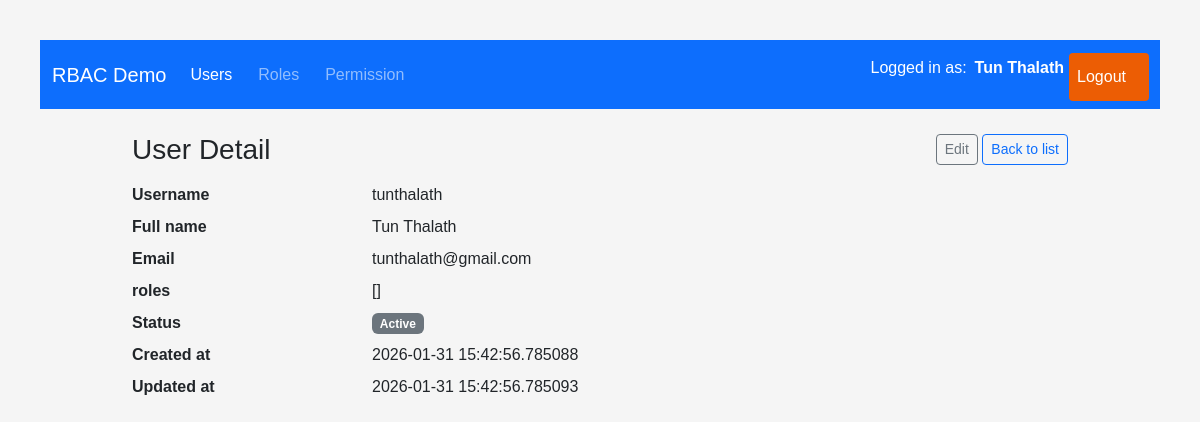
/users/1 (signed in), run on an earlier commit of the app's database.
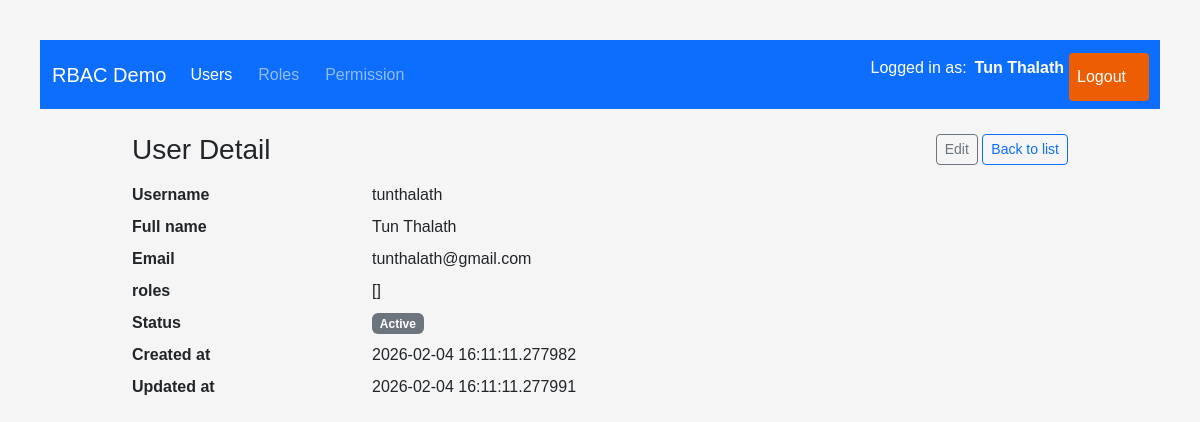
And on a later commit of the database.
### app/models/user.py (models this page shows, shortened)
class User(UserMixin, db.Model):
    __tablename__ = "users"
    id = db.Column(db.Integer, primary_key=True)
    username = db.Column(db.String(80), unique=True, nullable=False)
    email = db.Column(db.String(120), unique=True, nullable=False)
    full_name = db.Column(db.String(120), nullable=False)
    is_active = db.Column(db.Boolean, default=True, nullable=False)
    password_hash = db.Column(db.String(255), nullable=False)
    created_at = db.Column(db.DateTime, default=datetime.utcnow, nullable=False)
    updated_at = db.Column(db.DateTime, default=datetime.utcnow, onupdate=datetime.utcnow, nullable=False)
    roles = db.relationship("Role", secondary=user_roles, back_populates="users")

### app/routes/user_routes.py (the view)
@user_bp.route("/<int:user_id>")
@login_required
def detail(user_id: int):
    user = UserService.get_by_id(user_id)
    if user is None:
        abort(404)
    return render_template("users/detail.html", user=user)

### app/services/user_services.py (called while the page is built)
    @staticmethod
    def get_by_id(user_id: int) -> Optional[User]:
        return User.query.get(user_id)

### app/templates/users/detail.html (shortened to what this page needs)
{% extends "layouts/base.html" %}
{% block content %}
<div class="d-flex justify-content-between align-items-center mb-3">
    <h1 class="h3 mb-0">User Detail</h1>
    <div>
        <a href="{{ url_for('users.edit', user_id=user.id) }}"
           class="btn btn-sm btn-outline-secondary">Edit</a>
        <a href="{{ url_for('users.index') }}"
           class="btn btn-sm btn-outline-primary">Back to list</a>
    </div>
</div>
<dl class="row">
    <dt class="col-sm-3">Username</dt>
    <dd class="col-sm-9">{{ user.username }}</dd>
    <dt class="col-sm-3">Full name</dt>
    <dd class="col-sm-9">{{ user.full_name }}</dd>
    <dt class="col-sm-3">Email</dt>
    <dd class="col-sm-9">{{ user.email }}</dd>
    <dt class="col-sm-3">roles</dt>
    <dd class="col-sm-9">{{ user.roles }}</dd>
    <dt class="col-sm-3">Status</dt>
    <dd class="col-sm-9">
        {% if user.is_active %}
        <span class="badge text-bg-secondary">Active</span>
        {% else %}
        <span class="badge text-bg-secondary">Inactive</span>
        {% endif %}
    </dd>
    <dt class="col-sm-3">Created at</dt>
    <dd class="col-sm-9">{{ user.created_at }}</dd>
    <dt class="col-sm-3">Updated at</dt>
    <dd class="col-sm-9">{{ user.updated_at }}</dd>
</dl>
{% endblock %}

### app/templates/layouts/base.html (shortened to what this page needs)
<!doctype html>
<html lang="en">
    <head>
        <link href="https://cdn.jsdelivr.net/npm/bootstrap@5.3.8/dist/css/bootstrap.min.css" rel="stylesheet" />
        <link rel="stylesheet" href="{{ url_for('static', filename='css/style.css') }} " />
    </head>
    <body>
        <nav class="navbar navbar-expand-lg navbar-dark bg-primary mb-4">
            <div class="container-fluid">
                <a class="navbar-brand" href="#">
                    RBAC Demo
                </a>
                <div class="collapse navbar-collapse" id="navbarMain">
                    <ul class="navbar-nav me-auto mb-2 mb-lg-0">
                        <li class="nav-item">
                            <a href="{{ url_for('users.index') }}"
                               class="nav-link {% if request.blueprint == 'users' %}active {% endif %}" >
                                Users
                            </a>
                        </li>
                        <li class="nav-item">
                            <a href="{{ url_for('roles.index') }}"
                               class="nav-link {% if request.blueprint == 'roles' %}active{% endif %}">
                                Roles
                            </a>
                        </li>
                        <li class="nav-item">
                            <a href="{{ url_for('permissions.index') }}"
                               class="nav-link {% if request.blueprint == 'permissions' %}active {% endif %}">
                                Permission
                            </a>
                        </li>
                    </ul>
                    <ul class="navbar-nav me-1 mb-2 mb-lg-0">
                        {% if current_user.is_authenticated %}
                        <li class="nav-item">
                            <li class="nav-item">
                                <span class="navbar text-white">
                                    Logged in as: <strong class="ms-2">{{ current_user.full_name }}</strong>
                                </span>
                            </li>
                        </li>
                        <li class="nav-item">
                            <a href="{{ url_for('auth.logout') }}" class="nav-link login-button">Logout</a>
                        </li>
                        {% else %}
                        <li class="nav-item">
                            <a href="{{ url_for('auth.login') }}" class="nav-link login-button">Login</a>
                        </li>
                        {% endif %}
                    </ul>
                </div>
            </div>
        </nav>
        <main class="container">
            {% block content %}{% endblock %}
        </main>
    </body>
</html>

What changed in the data, as far as the page shows it:
changed User "Tun Thalath": created_at "2026-01-31 15:42:56.785088" → "2026-02-04 16:11:11.277982"; updated_at "2026-01-31 15:42:56.785093" → "2026-02-04 16:11:11.277991"
